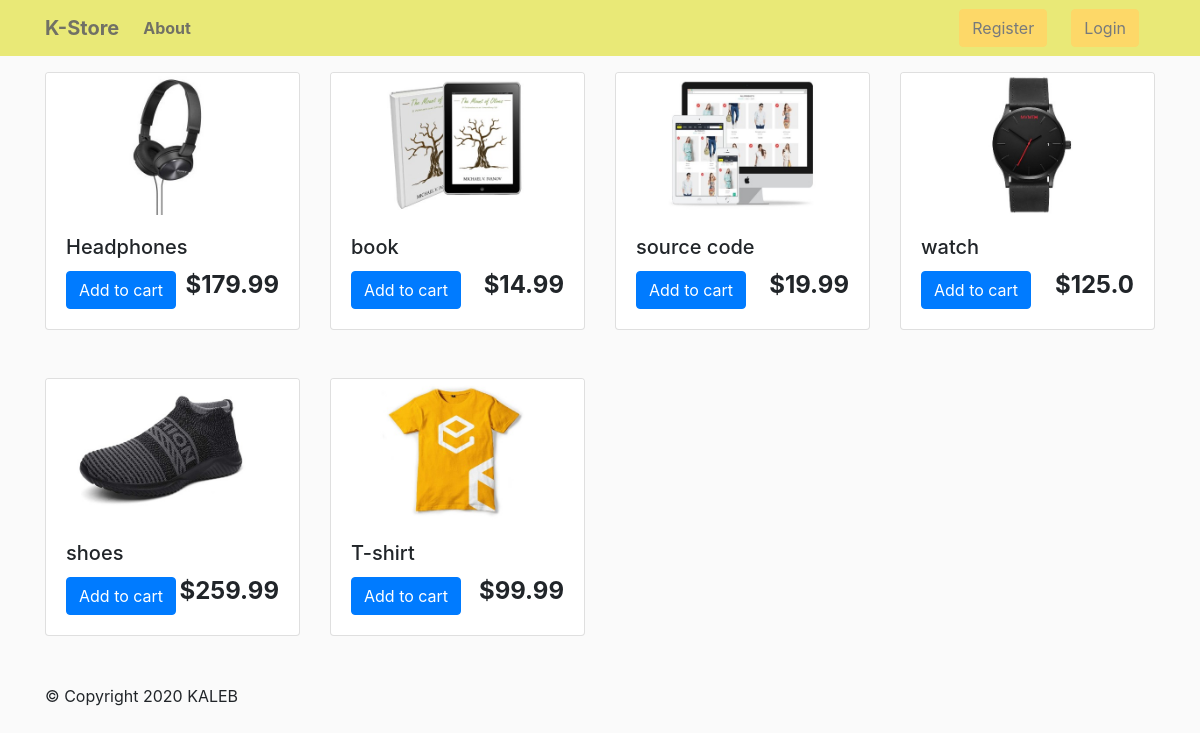
The page / on the database its author committed.
### market/models.py (models this page shows, shortened)
class Product(models.Model):
    name = models.CharField(max_length=200, blank=True)
    price = models.FloatField(blank=True)
    digital = models.BooleanField(default=False, blank=True)
    image = models.ImageField(default='default.jpg', upload_to='products', blank=True)

### market/views.py (the view)
# urls.py: 2. Add a URL to urlpatterns:  path('', views.home, name='home')
def home(request):
    products = Product.objects.all()
    context = {
        'products':products
    }
    return render(request, 'market/home.html', context)

### templates/market/home.html (shortened to what this page needs)
{% extends 'base.html' %}
{% load static %}
{% block content %}
<div class="row">
{% for product in products %}
<div class="col-md-3">
<div class="card mb-5" >
    <img src="{{product.image.url}}" class="card-img-top">
    <div class="card-body">
      <h5 class="card-title">{{product.name}}</h5>
      <h4 style="display: inline-block; float: right"><strong>${{product.price}}</strong></h4>
        <a href="{% url 'add' product.id %}" class="btn btn-primary">Add to cart</a>
    </div>
</div>
</div>
 {% endfor %}
 </div>
{% endblock %}

### templates/base.html (shortened to what this page needs)
{% load static %}
<!DOCTYPE html>
<html lang="en">
<head>
    <link rel="stylesheet" href="{% static 'css/main.css' %}" type="text/css">
    <link rel="stylesheet" href="https://cdn.jsdelivr.net/npm/bootstrap@4.5.3/dist/css/bootstrap.min.css">
</head>
<body>
    {% include 'partials/_navbar.html' %}
    <br>
    <br>
    <br>
    <div class="container">
    {% block content%}
    {% endblock %}
    {% include 'partials/_footer.html' %}
    </div>
</body>
</html>

### templates/partials/_navbar.html (shortened to what this page needs)
{% load static %}
<nav class="navbar navbar-expand-sm navbar-light bg-light fixed-top" style="background-color: #dede21 !important;">
   <div class="container">
        <a class="navbar-brand" href="{% url 'home' %}"><strong>K-Store</strong></a>
        <div class="collapse navbar-collapse" id="navbarTogglerDemo03">
            <ul class="navbar-nav mr-auto mt-2 mt-lg-0">
                <li class="nav-item active">
                    <a class="nav-link" href="#"><strong>About</strong> <span class="sr-only">(current)</span></a>
                </li>
                </ul>
          <div class="form-inline my-2 my-lg-0" style="float: right;">
            {% if user.is_authenticated  %}
            <a href="{% url 'logout'%}"class="btn btn-warning mr-3">Logout</a>
            <a href="{% url 'cart' %}">
                <img  id="cart-icon" src="{% static 'img/cart.png' %}">
              </a>
             <p id="cart-total"></p>
            {% else %}
             <a href="{% url 'register' %}"class="btn btn-warning mr-4">Register</a>
             <a href="{% url 'login'%}"class="btn btn-warning mr-3">Login</a>
            {% endif %}
            </div>
          </div>
        </div>
      </nav>

### templates/partials/_footer.html
<div class="conainer">
&copy; Copyright 2020 KALEB
</div>

### static/css/main.css (style rules this page uses)
body { background-color: hsl(0, 0%, 98%) !important; }
.btn { border-radius: 0; }
.navbar { opacity: 0.6; }

### rows shown on the page
Product: image (picture), name "Headphones", price "179.99"
Product: image (picture), name "book", price "14.99"
Product: image (picture), name "source code", price "19.99"
Product: image (picture), name "watch", price "125.0"
Product: image (picture), name "shoes", price "259.99"
Product: image (picture), name "T-shirt", price "99.99"
